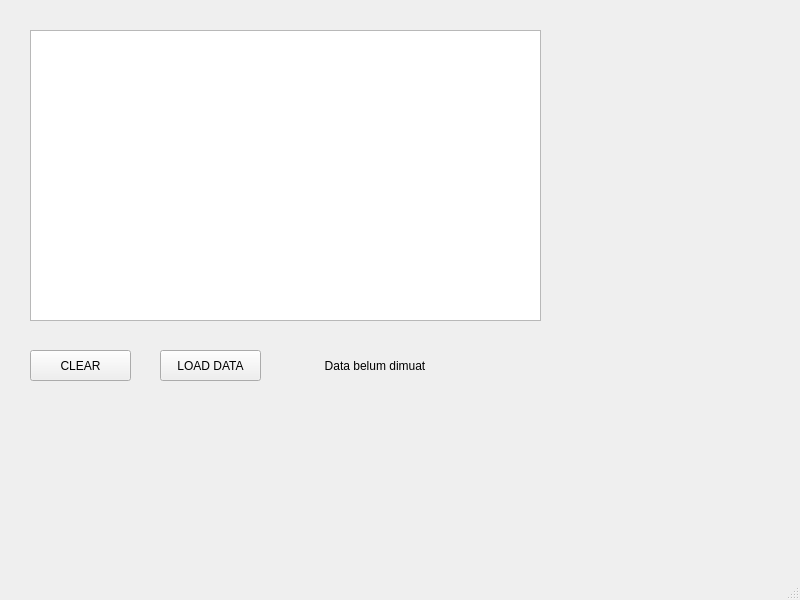
<?xml version="1.0" encoding="UTF-8"?>
<ui version="4.0">
 <class>MainWindow</class>
 <widget class="QMainWindow" name="MainWindow">
  <property name="geometry">
   <rect>
    <x>0</x>
    <y>0</y>
    <width>800</width>
    <height>600</height>
   </rect>
  </property>
  <property name="windowTitle">
   <string>MainWindow</string>
  </property>
  <widget class="QWidget" name="centralwidget">
   <widget class="QTableWidget" name="tableWidget">
    <property name="geometry">
     <rect>
      <x>30</x>
      <y>30</y>
      <width>511</width>
      <height>291</height>
     </rect>
    </property>
   </widget>
   <widget class="QPushButton" name="pushButton">
    <property name="geometry">
     <rect>
      <x>30</x>
      <y>350</y>
      <width>101</width>
      <height>31</height>
     </rect>
    </property>
    <property name="text">
     <string>CLEAR</string>
    </property>
   </widget>
   <widget class="QPushButton" name="pushButton_2">
    <property name="geometry">
     <rect>
      <x>160</x>
      <y>350</y>
      <width>101</width>
      <height>31</height>
     </rect>
    </property>
    <property name="text">
     <string>LOAD DATA</string>
    </property>
   </widget>
   <widget class="QLabel" name="label">
    <property name="geometry">
     <rect>
      <x>300</x>
      <y>350</y>
      <width>150</width>
      <height>31</height>
     </rect>
    </property>
    <property name="text">
     <string>Data belum dimuat</string>
    </property>
    <property name="alignment">
     <set>Qt::AlignCenter</set>
    </property>
   </widget>
  </widget>
  <widget class="QMenuBar" name="menubar">
   <property name="geometry">
    <rect>
     <x>0</x>
     <y>0</y>
     <width>800</width>
     <height>18</height>
    </rect>
   </property>
  </widget>
  <widget class="QStatusBar" name="statusbar"/>
 </widget>
 <resources/>
 <connections/>
</ui>
